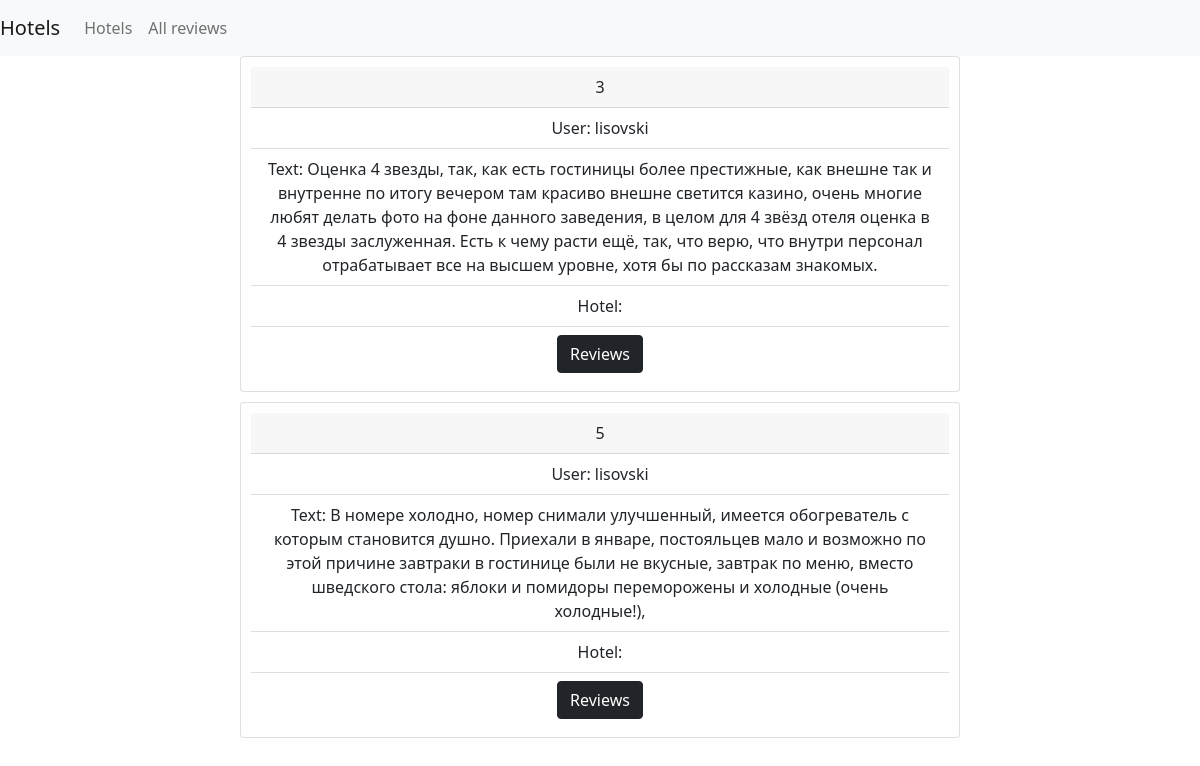
Page /app/hotel_review_list/4/ on the committed database.
### app_tutorial/models.py (models this page shows, shortened)
class Review(models.Model):
    user = models.ForeignKey(User, on_delete=models.CASCADE)
    hotel = models.ForeignKey(Hotel, on_delete=models.CASCADE)
    text = models.TextField()

### app_tutorial/views.py (the view)
# urls.py: path('hotel_review_list/<int:hotel_id>/', views.hotel_review_list, name='hotel_review_list'),
def hotel_review_list(request, hotel_id):
    reviews = Review.objects.filter(hotel=hotel_id)
    return render(request, 'review_list.html', {'reviews': reviews})

### app_tutorial/templates/review_list.html (shortened to what this page needs)
{% extends 'base.html'%}
{%block content%}
{% for review in reviews %}
    <div class="review card">
      <div class="card-header">
        {{review.id}}
      </div>
      <ul class="list-group list-group-flush">
        <li class="list-group-item">User: {{review.user}}</li>
        <li class="list-group-item">Text: {{review.text}}</li>
        <li class="list-group-item">Hotel: {{review.book}}</li>
          <li class="list-group-item">
              <a class="btn btn-dark" href="{% url 'hotel_review_list' hotel_id=review.hotel.id%}" role="button">Reviews</a>
          </li>
      </ul>
    </div>
{% endfor %}
{% endblock %}

### static/styles.css (style rules this page uses)
.review { text-align: center; padding: 10px; margin-bottom: 10px; }

### rows in the picture
Review: id "3", user "lisovski", text "Оценка 4 звезды, так, как есть гостиницы более престижные, как внешне так и внутренне по итогу вечером там красиво внешне светится казино, очень многие любят делать фото на фоне данного заведения, в целом для 4 звёзд отеля оценка в 4 звезды заслуженная. Есть к чему расти ещё, так, что верю, что внутри персонал отрабатывает все на высшем уровне, хотя бы по рассказам знакомых."
Review: id "5", user "lisovski", text "В номере холодно, номер снимали улучшенный, имеется обогреватель с которым становится душно. Приехали в январе, постояльцев мало и возможно по этой причине завтраки в гостинице были не вкусные, завтрак по меню, вместо шведского стола: яблоки и помидоры переморожены и холодные (очень холодные!),"
